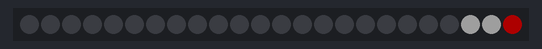
Bench run of a program on a simulated CircuitPython board. On the bench: 24 RGB LEDs in strip order, left to right. Dim RGB values are drawn brighter than linear.

Above: at 0.15 s.
At 5.8 s:
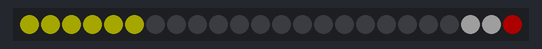
At 15.32 s:
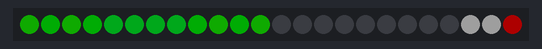
At 24.4 s:
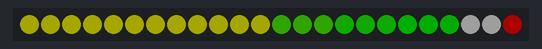
At 31.09 s:
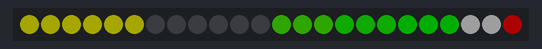
At 39.84 s:
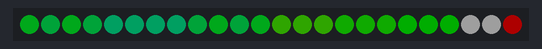

The program:

code.py
```python
import board
import time
import neopixel
import adafruit_fancyled.adafruit_fancyled as fancy

pixel_pin = board.D2
num_pixels = 24
pixels = neopixel.NeoPixel(pixel_pin, num_pixels, auto_write=False, pixel_order='RGB')


pixels.brightness = 0.2

led_rowmap = [
    [18,19,20],
    [15,16,17],
    [12,13,14],
    [23],
    [21,22],
    [4,5,6,7],
    [1,3,8,10],
    [0,2,9,11]
    ]
left_ear = [0,1,2,3,4,5]
right_ear = [6,7,8,9,10,11]
nose = 23
left_eye = 21
right_eye = 22
belly_rowmap = [
    [18,19,20],
    [15,16,17],
    [12,13,14]
    ]
ear_rowmap = [
    [4,5,6,7],
    [1,3,8,10],
    [0,2,9,11]
    ]


def fade_color_list(start_color = (0,0,0), end_color = (255,255,255), steps = 100):
    start_color = fancy.CRGB(start_color[0], start_color[1], start_color[2])
    end_color = fancy.CRGB(end_color[0], end_color[1], end_color[2])
    temp_colorlist = [fancy.mix(start_color, end_color, i / (steps - 1)) for i in range(steps)]
    colorlist = []
    for color in temp_colorlist:
        colorlist.append(color.pack())
    colorlist = colorlist + colorlist[::-1] + colorlist # Add a fadeout
    return colorlist


def wheel(pos):
    # Input a value 0 to 255 to get a color value.
    # The colours are a transition r - g - b - back to r.
    if pos < 0 or pos > 255:
        r = g = b = 0
    elif pos < 85:
        r = int(pos * 3)
        g = int(255 - pos * 3)
        b = 0
    elif pos < 170:
        pos -= 85
        r = int(255 - pos * 3)
        g = 0
        b = int(pos * 3)
    else:
        pos -= 170
        r = 0
        g = int(pos * 3)
        b = int(255 - pos * 3)
    return (r, g, b)

def rainbow_cycle(wait):
    for j in range(255):
        for i in range(num_pixels):
            pixel_index = (i * 256 // num_pixels) + j
            pixels[i] = wheel(pixel_index & 255)
        pixels.show()
        time.sleep(wait)

def row_rainbow(wait, rowmap):
    for j in range(255):
        for row_idx, row in enumerate(rowmap):
            color_index = (row_idx * 256 // num_pixels) + j
            for led in row:
                pixels[led] = wheel(color_index & 255)
            pixels.show()
            time.sleep(wait)

def row_solid(color, rowmap):
    for row in rowmap:
        for led in row:
            pixels[led] = color

def ear_fade(wait, color):
    colorlist = fade_color_list(start_color = (0,0,0), end_color = color, steps = 100)
    for color in colorlist:
        for led in left_ear:
            pixels[led] = color
        pixels.show()
        time.sleep(wait)
    for color in colorlist:
        for led in right_ear:
            pixels[led] = color
        pixels.show()
        time.sleep(wait)


while True:
    pixels[nose] = (255,0,0)
    pixels[left_eye] = (150,150,150)
    pixels[right_eye] = (150,150,150)
    pixels.show()
    ear_fade(0.01, (200,200,0))
    row_rainbow(0.01, ear_rowmap)
    row_solid((200,200,0),ear_rowmap)
    row_rainbow(0.01, belly_rowmap)
    time.sleep(1)
```

Measured:
- what the display in image 3 shows lasts 1.0 s, from 24.3 s to 25.3 s
